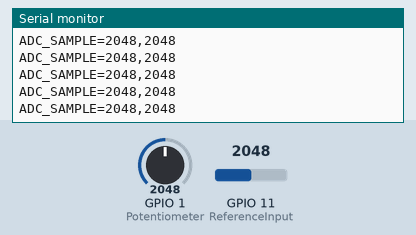
Simulated run of this sketch. Board: ESP32-S3. Parts: the last lines printed to the serial monitor. The inputs (shaded band) are chosen by the test bench; at power-on: GPIO 1 (Potentiometer) = 2048, GPIO 11 (ReferenceInput) = 2048 (analog values on the 0–4095 scale).

Above: at 1.2 s.
1.3 s: GPIO 1 (Potentiometer) set to 2866
At 1.31 s:
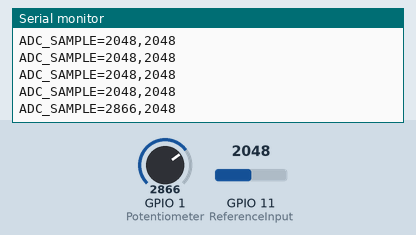
2.8 s: GPIO 11 (ReferenceInput) set to 2866
At 2.82 s:
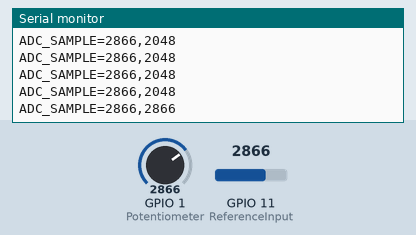
4.3 s: GPIO 1 (Potentiometer) set to 3603
At 4.32 s:
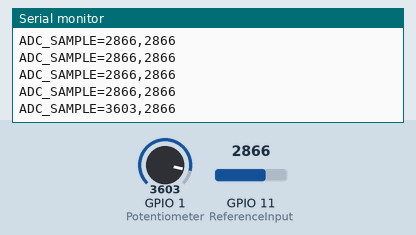
5.8 s: GPIO 11 (ReferenceInput) set to 3603
At 5.83 s:
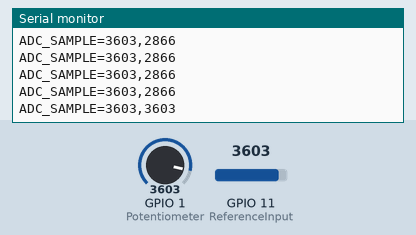
Timing chart, 0 to 8.3 s (numbered marks = the images above; inputs shaded):
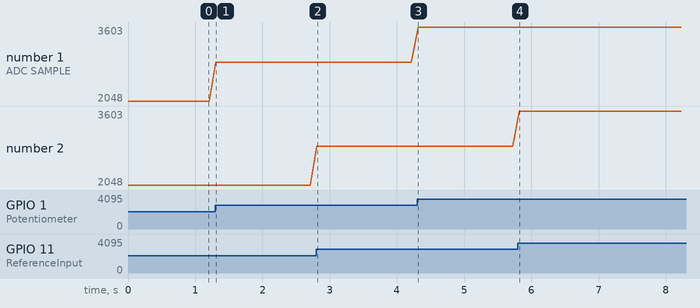

Measured:
- after the input at 1.3 s, the serial monitor: prints a new line at once (image 1)
- after the input at 2.8 s, the serial monitor: prints a new line at once (image 2)
- after the input at 4.3 s, the serial monitor: prints a new line at once (image 3)
- after the input at 5.8 s, the serial monitor: prints a new line at once (image 4)
- plotted number 1: 2048 → 2866 after the input at 1.3 s, 2866 → 3603 after the input at 4.3 s

The sketch:

adc-probe.ino
```cpp
constexpr int Potentiometer = 1;
constexpr int ReferenceInput = 11;

void setup() {
  Serial.begin(115200);
  analogReadResolution(12);
  analogSetPinAttenuation(Potentiometer, ADC_11db);
  analogSetPinAttenuation(ReferenceInput, ADC_11db);
  Serial.printf("ADC_START=%d,%d\n", analogRead(Potentiometer), analogRead(ReferenceInput));
}

void loop() {
  Serial.printf("ADC_SAMPLE=%d,%d\n", analogRead(Potentiometer), analogRead(ReferenceInput));
  delay(100);
}
```
